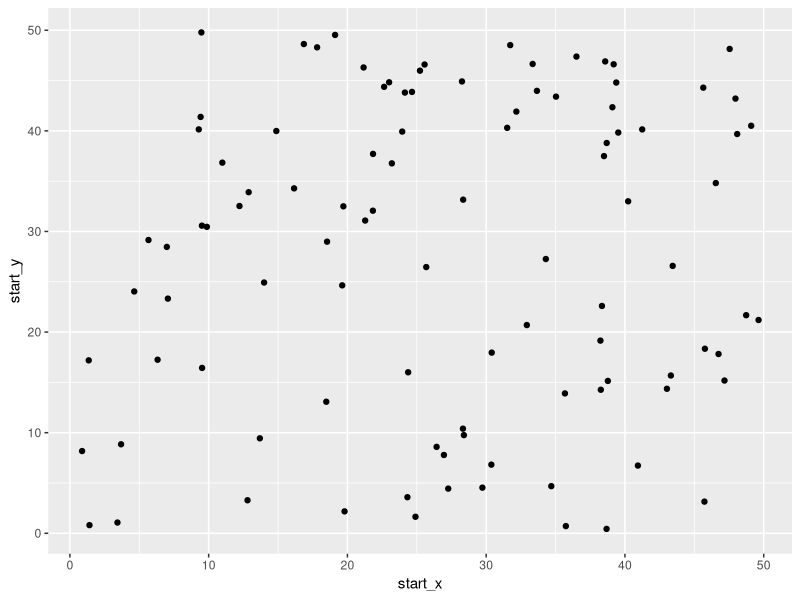

Reproduce this figure in R.
## ---- chunk 1
knitr::opts_chunk$set(echo = TRUE)
## ---- chunk 2
library(tidyverse)

incubation_time <- rgamma(5, 6, (2/3))
crucial_distance <- rexp(5, 1/8)

#starter subjects vector
subjects <- rep('S', 100)

#area grid
grid_x <- 50
grid_y <- 50

#starting positions
start_x <- rep(NA, length(subjects))
start_y <- rep(NA, length(subjects))

for(i in 1:length(subjects)){
  start_x[i] <- runif(n=1, min=0, max=grid_x)
  start_y[i] <- runif(n=1, min=0, max=grid_y)
}

#plot the starting positions
ggplot() +
  geom_point(aes(x=start_x, y=start_y))

#Create df of values for infection status, x coordinate, and y coordinate
df <- as.data.frame(cbind(subjects, start_x, start_y))
df$subjects <- as.factor(df$subjects)

#create starting positions function
starting_vals <- function(num_subjects, x_dim, y_dim){
  
  start_x <- rep(NA, length(subjects))
  start_y <- rep(NA, length(subjects))
  
  for(i in 1:num_subjects){
  start_x[i] <- runif(n=1, min=0, max=grid_x)
  start_y[i] <- runif(n=1, min=0, max=grid_y)
  }
  
  return(cbind(start_x, start_y))
}


#simulation function
simulator <- function(days, num_subjects, x_dim, y_dim){
  subjects <- rep('S', num_subjects)
  start_coords <- starting_vals(num_subjects = num_subjects, x_dim=x_dim, y_dim=y_dim)
  starter_data <- cbind(subjects, start_coords)
  
  
}

#S,I,R data
suceptable = function(){
  
}

recovered = function(){
  
}

infected = function(){
  
}

#reported monte carlo summary data
qd = c(0,25,50,75)
pos = c(99.3,99.2,98.7,92.7)
dncpv = c(69,53,46,33)
dncpt = c(26,32,43,42)
r0 = c(1.8,1.73,1.8,1.63)
mcsum = cbind(qd,pos,dncpv,dncpt,r0)
colnames(mcsum,c("Quarantine degree [%]",	"Percentage of size %",	"DNC peak value [cases]",	"DNC peaking time [days]",	"R0"))
